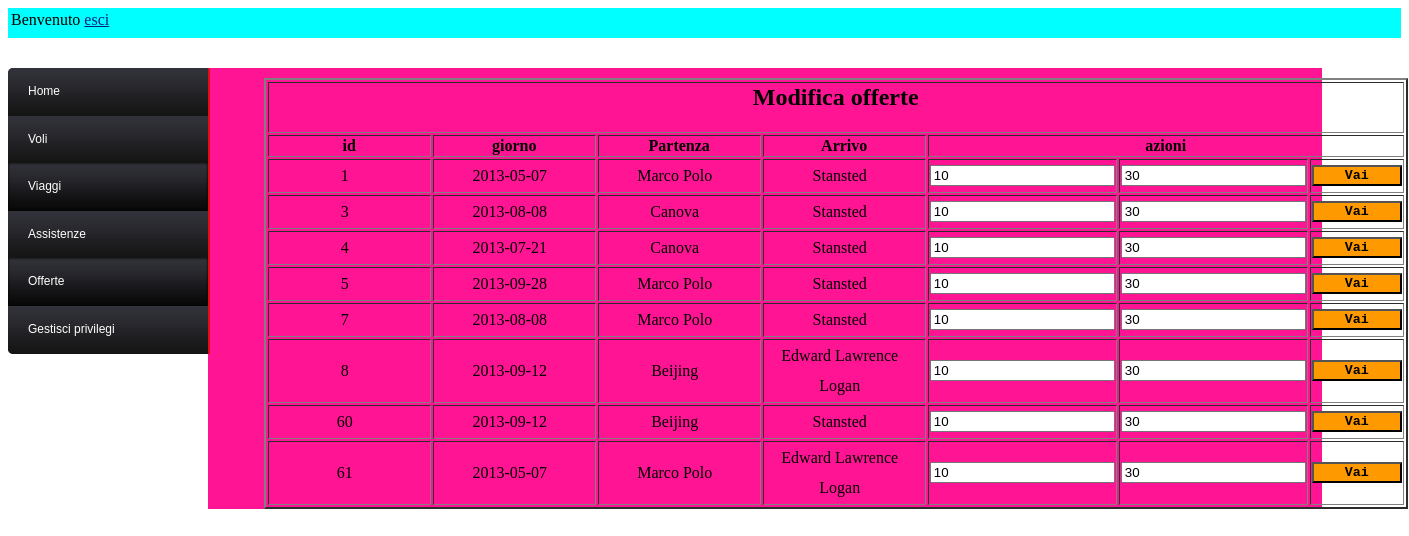
The app's page /admin/manageofferte.php (signed in) with its own data.
### tables this page shows
CREATE TABLE IF NOT EXISTS `Viaggi` (
  `idViaggio` int(11) NOT NULL AUTO_INCREMENT,
  `giorno` date NOT NULL,
  `stato` enum('effettuato','previsto','soppresso') DEFAULT 'previsto',
  `prezzoPrima` int(11) DEFAULT NULL,
  `prezzoSeconda` int(11) NOT NULL,
  `postiPrima` int(11) DEFAULT NULL,
  `postiSeconda` int(11) NOT NULL,
  `idTratta` int(11) NOT NULL,
  `inseritoDa` int(11) NOT NULL,
  PRIMARY KEY (`idViaggio`),
  KEY `inseritoDa` (`inseritoDa`),
  KEY `idTratta` (`idTratta`)
);

### admin/manageofferte.php (the view, shortened to what this page needs)
<html>
	<head>
		<head>
			<link rel="stylesheet" type="text/css" href="../component/style.css">
		</head>
	</head>
	<body link="#002089" alink="#002089" vlink="#002089">
		<?php
			if(isset($_SESSION['Privileges']) && $_SESSION['Privileges']=="Admin"){
				require "../component/db_connection.php";
				include "banneradmin.php";
				include "sidebar.php";
				echo "<div class=\"content\">
						<div style=\"padding-left:5%\">
						<table border=\"2\">
						<tr>
							<td colspan=\"7\" align=\"center\"><h2>Modifica offerte</h2></td>
						</tr>
						<th>id</th>
						<th>giorno</th>
						<th>Partenza</th>
						<th>Arrivo</th>
						<th colspan=\"3\">azioni</th>";
							$query = "SELECT vi.idViaggio, vi.giorno, vt.Partenza, vt.Arrivo
										FROM Viaggi vi JOIN viewTratte vt ON (vi.idTratta=vt.Tratta) WHERE vi.stato='previsto' ORDER BY vi.giorno
										AND vi.idViaggio NOT IN (SELECT idViaggio FROM Offerte)";
							$result = mysql_query($query,$conn) or die("Query fallita" . mysql_error($conn));
								while ($row = mysql_fetch_row($result))
									{
									echo "<form method=\"GET\" action=\"manageofferte.php\" class=\"form\">
												<tr>
													<input type=\"hidden\" name=\"idviaggio\" value=\"$row[0]\">
													<td align=\"center\" style=\"padding-right:10px\"><label> $row[0] </label></td>
													<td align=\"center\" style=\"padding-right:10px\"><label> $row[1] </label></td>
													<td align=\"center\" style=\"padding-right:10px\"><label> $row[2] </label></td>
													<td align=\"center\" style=\"padding-right:10px\"><label> $row[3] </label></td>
													<td><input type=\"TEXT\" name=\"discount\" value=\"10\"/></td>
													<td><input type=\"TEXT\" name=\"disp\" value=\"30\"/></td>
													<td align=\"center\"><input type=\"submit\" value=\"Vai\" class=\"button\"/></td>
												</tr>
										  </form>";
								}
								echo"
						</table>
						</div>
				</div>";
				}
			else
				include "error.php";
		?>
	</body>
</html>

### component/style.css (style rules this page uses)
body { background-image: url(../images/bg.gif); }
label { display: block; line-height: 30px; width: 150px; }
.button { font-family: monospace; font-weight: bold; width: 90px; background-color: #FF9900; }
.content { width: 80%; margin-top: 30px; background-color: #FF1493; padding-top: 10px; float: left; }

### records on screen
viaggi: idViaggio "1", giorno "2013-05-07", row "Marco Polo", row "Stansted"
viaggi: idViaggio "3", giorno "2013-08-08", row "Canova", row "Stansted"
viaggi: idViaggio "4", giorno "2013-07-21", row "Canova", row "Stansted"
viaggi: idViaggio "5", giorno "2013-09-28", row "Marco Polo", row "Stansted"
viaggi: idViaggio "7", giorno "2013-08-08", row "Marco Polo", row "Stansted"
viaggi: idViaggio "8", giorno "2013-09-12", row "Beijing", row "Edward Lawrence Logan"
viaggi: idViaggio "60", giorno "2013-09-12", row "Beijing", row "Stansted"
viaggi: idViaggio "61", giorno "2013-05-07", row "Marco Polo", row "Edward Lawrence Logan"
